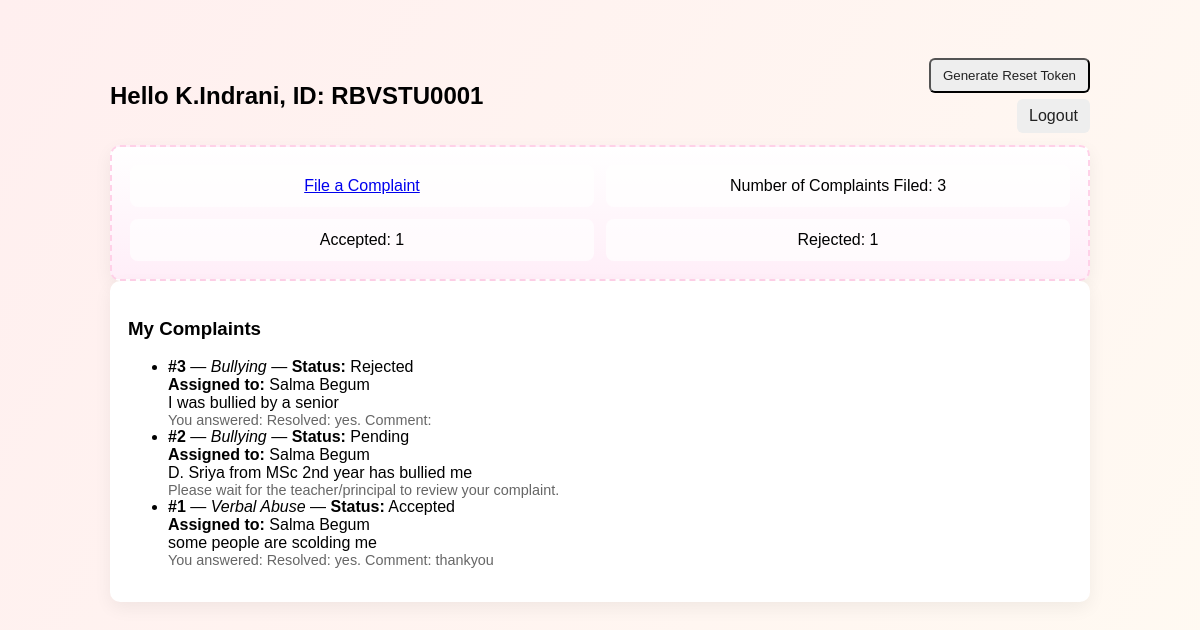
Screenshot of /student_dashboard (signed in) with the database file from the repository.
### tables this page shows
CREATE TABLE students (
    id INTEGER PRIMARY KEY AUTOINCREMENT,
    name TEXT NOT NULL,
    unique_code TEXT NOT NULL UNIQUE,
    mentor_id INTEGER,
    roll_no TEXT,
    extra TEXT,
    created_at DATETIME DEFAULT CURRENT_TIMESTAMP,
    FOREIGN KEY (mentor_id) REFERENCES teachers(id)
);

CREATE TABLE complaints (
    id INTEGER PRIMARY KEY AUTOINCREMENT,
    student_id INTEGER NOT NULL,
    teacher_id INTEGER NOT NULL,
    category TEXT,
    description TEXT,
    attachment TEXT,
    status TEXT DEFAULT 'Pending',
    reason TEXT,
    created_at DATETIME DEFAULT CURRENT_TIMESTAMP,
    FOREIGN KEY (student_id) REFERENCES students(id),
    FOREIGN KEY (teacher_id) REFERENCES teachers(id)
);

CREATE TABLE teachers (
    id INTEGER PRIMARY KEY AUTOINCREMENT,
    name TEXT NOT NULL,
    teacher_code TEXT NOT NULL UNIQUE,
    performance_accepted INTEGER DEFAULT 0,
    performance_rejected INTEGER DEFAULT 0,
    created_at DATETIME DEFAULT CURRENT_TIMESTAMP
);

CREATE TABLE feedback (
    id INTEGER PRIMARY KEY AUTOINCREMENT,
    complaint_id INTEGER NOT NULL,
    student_feedback TEXT,
    created_at DATETIME DEFAULT CURRENT_TIMESTAMP,
    FOREIGN KEY (complaint_id) REFERENCES complaints(id)
);

### app.py (the view)
    def wrapper(*args, **kwargs):
        if not is_logged_in():
            flash('You must be logged in', 'danger')
            return redirect(url_for('index'))
        return f(*args, **kwargs)

### app.py (called while the page is built)
def get_db():
    conn = sqlite3.connect(DB_PATH)
    conn.row_factory = sqlite3.Row
    return conn

def is_logged_in():
    return 'user_id' in session

def require_login(f):
    def wrapper(*args, **kwargs):
        if not is_logged_in():
            flash('You must be logged in', 'danger')
            return redirect(url_for('index'))
        return f(*args, **kwargs)
    wrapper.__name__ = f.__name__
    return wrapper

### templates/student_dashboard.html (shortened to what this page needs)
﻿<!doctype html>
<html>
<head>
  <link rel="stylesheet" href="/static/css/common.css">
  <link rel="stylesheet" href="/static/css/student.css">
</head>
<body class="student-bg">
  <div class="container">
    <header>
      <div style="display:flex; align-items:center; gap:18px; width:100%; justify-content:space-between;">
        <div>
          <h2>Hello {{ student['name'] }}, ID: {{ student['unique_code'] }}</h2>
        </div>
        <div style="text-align:right">
          {% if reset_token %}
            <div style="font-family:monospace; background:#f7f7f7; padding:6px 10px; border-radius:6px; display:inline-block; margin-right:8px">Token: {{ reset_token }}</div>
            <div class="muted" style="display:block; font-size:0.85rem">Expires: {{ reset_expires }}</div>
          {% else %}
            <form method="post" action="/generate_token" style="display:inline">
              <button class="btn" type="submit">Generate Reset Token</button>
            </form>
          {% endif %}
          <div style="margin-top:6px"><a href="/logout" class="btn">Logout</a></div>
        </div>
      </div>
    </header>
    <main>
      <section class="bunny-panel card">
        <div class="panel-grid">
          <div class="panel-item"><a href="/complaint/new">File a Complaint</a></div>
          <div class="panel-item" id="total-count">Number of Complaints Filed: {{ total }}</div>
          <div class="panel-item" id="accepted-count">Accepted: {{ accepted }}</div>
          <div class="panel-item" id="rejected-count">Rejected: {{ rejected }}</div>
        </div>
      </section>
      <section class="card">
        <h3>My Complaints</h3>
        {% if complaints %}
          <ul class="complaint-list">
          {% for c in complaints %}
            <li class="complaint-item">
              <strong>#{{ c['id'] }}</strong> — <em>{{ c['category'] }}</em> — <strong>Status:</strong> {{ c['status'] }}<br>
              <strong>Assigned to:</strong> {{ c['teacher_name'] or 'Unassigned' }}<br>
              <div>{{ c['description'] }}</div>
              {% set fb = feedback_map.get(c['id']) %}
              {% if fb %}
                <div class="muted">You answered: {{ fb['student_feedback'] }}</div>
              {% else %}
                {% if c['status'] != 'Pending' %}
                  <form method="post" action="/complaint/feedback" class="small-form">
                    <input type="hidden" name="complaint_id" value="{{ c['id'] }}">
                    <label>Is the issue resolved?</label><br>
                    <select name="resolved" required>
                      <option value="">--Select--</option>
                      <option value="yes">Yes</option>
                      <option value="no">No</option>
                    </select><br>
                    <label>Comments (optional)</label><br>
                    <textarea name="comment" rows="2" style="width:100%"></textarea><br>
                    <button type="submit" class="btn">Submit Feedback</button>
                  </form>
                {% else %}
                  <div class="muted">Please wait for the teacher/principal to review your complaint.</div>
                {% endif %}
              {% endif %}
            </li>
          {% endfor %}
          </ul>
        {% else %}
          <div>No complaints filed yet.</div>
        {% endif %}
      </section>
    </main>
  </div>
</body>
</html>

### static/css/common.css (style rules this page uses)
.container { max-width:980px; margin:20px auto; }
.card { background:white; padding:18px; border-radius:10px; box-shadow:0 6px 18px rgba(0,0,0,0.06); }
header { display:flex; align-items:center; justify-content:space-between; gap:20px; margin-bottom:12px }
.btn { display:inline-block; background:#eee; padding:8px 12px; border-radius:6px; text-decoration:none; color:#222 }
.muted { color:#666; font-size:0.9rem }

### static/css/student.css (style rules this page uses)
.bunny-panel { background: linear-gradient(180deg,#fff,#ffeef8); border:2px dashed #ffd1e8 }
.panel-grid { display:grid; grid-template-columns:repeat(2,1fr); gap:12px }
.panel-item { padding:12px; border-radius:8px; background:rgba(255,255,255,0.7); text-align:center }

### templates/student_dashboard.html (style rules this page uses)
.panel-item { transition: transform 0.3s, box-shadow 0.3s; cursor: pointer; }

### rows the page displays
students: name "K.Indrani", unique_code "RBVSTU0001"
complaints: id "3", category "Bullying", status "Rejected", name "Salma Begum", description "I was bullied by a senior"
feedback: student_feedback "Resolved: yes. Comment:"
complaints: id "2", category "Bullying", status "Pending", name "Salma Begum", description "D. Sriya from MSc 2nd year has bullied me", shows "Please wait for the teacher/principal to review your complaint."
complaints: id "1", category "Verbal Abuse", status "Accepted", name "Salma Begum", description "some people are scolding me"
feedback: student_feedback "Resolved: yes. Comment: thankyou"
